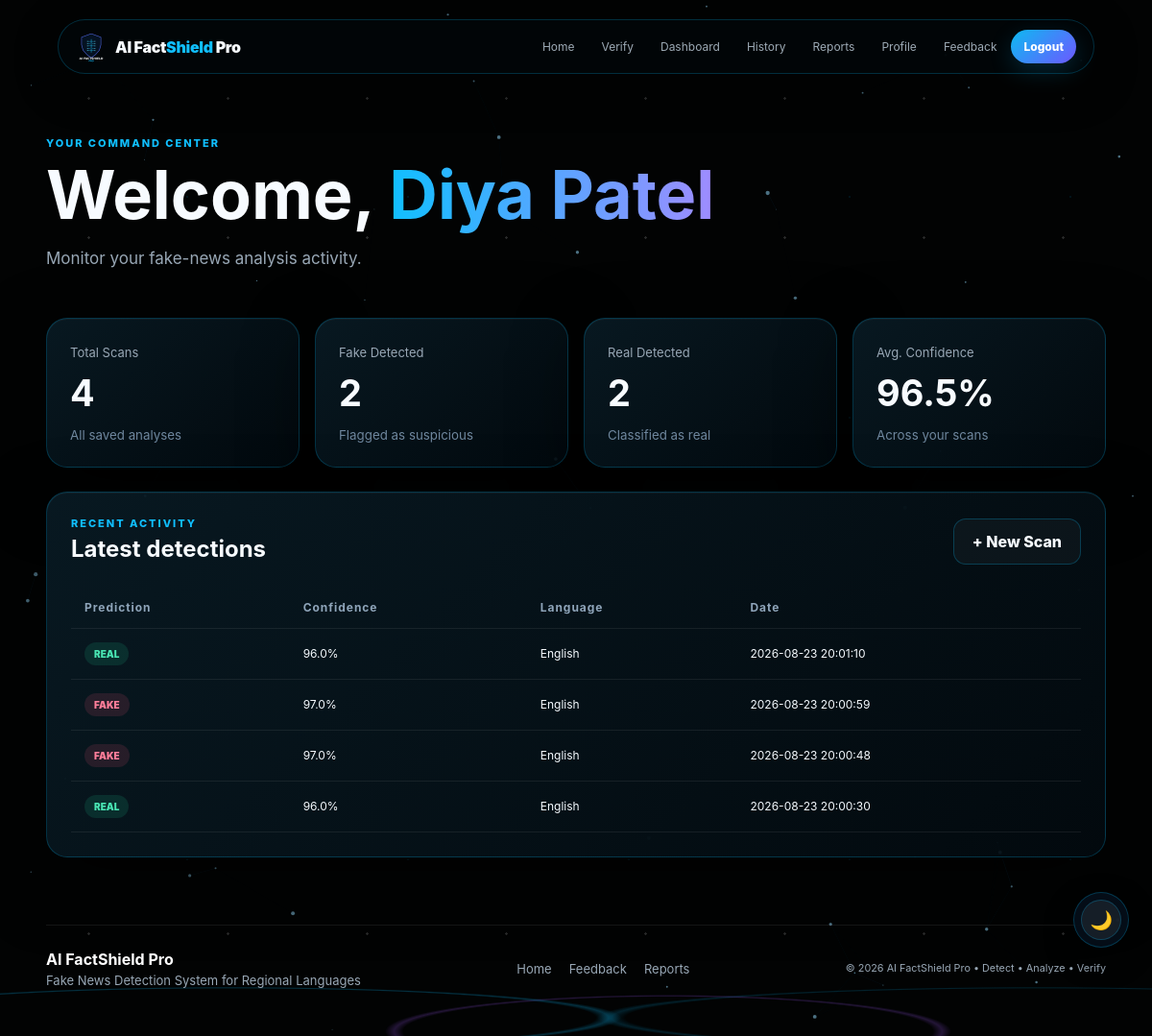
The page /dashboard/ (signed in) on the database its author committed.
### tables this page shows
CREATE TABLE history (
 id INTEGER PRIMARY KEY AUTOINCREMENT,
 user_id INTEGER,
 input_text TEXT NOT NULL,
 prediction TEXT NOT NULL,
 confidence REAL NOT NULL,
 language TEXT,
 keywords TEXT,
 summary TEXT,
 created_at TIMESTAMP DEFAULT CURRENT_TIMESTAMP
);

### routes/dashboard.py (the view)
@dashboard_bp.route("/")
def dashboard():
    user_id = session.get("user_id")
    if not user_id:
        return redirect(url_for("login.login"))
    return render_template("dashboard.html", stats=stats(user_id), recent=get_history(user_id, 6))

### app.py (called while the page is built)
def create_app():
    app = Flask(__name__)
    app.config.from_object(Config)
    init_db()
    app.register_blueprint(home_bp)
    app.register_blueprint(detect_bp)
    app.register_blueprint(dashboard_bp)
    app.register_blueprint(login_bp)
    app.register_blueprint(register_bp)
    app.register_blueprint(profile_bp)
    app.register_blueprint(history_bp)
    app.register_blueprint(report_bp)
    app.register_blueprint(feedback_bp)
    app.register_blueprint(api_bp)
    @app.errorhandler(404)
    def not_found(error):
        return render_template("404.html"), 404
    @app.context_processor
    def inject_globals():
        return {
            "app_name": "AI FactShield Pro",
            "app_tagline": "Detect • Analyze • Verify",
            "current_year": 2026,
        }
    return app

### database/db.py (called while the page is built)
def get_connection():
    conn = sqlite3.connect(Config.DATABASE)
    conn.execute("PRAGMA foreign_keys = ON")
    conn.row_factory = sqlite3.Row
    return conn

### database/history.py (called while the page is built)
def get_history(user_id=None, limit=100):
    conn = get_connection()
    if user_id:
        rows = conn.execute(
            "SELECT * FROM history WHERE user_id=? ORDER BY id DESC LIMIT ?",
            (user_id, limit)
        ).fetchall()
    else:
        rows = conn.execute(
            "SELECT * FROM history ORDER BY id DESC LIMIT ?", (limit,)
        ).fetchall()
    conn.close()
    return rows

def stats(user_id=None):
    conn = get_connection()
    where = "WHERE user_id=?" if user_id else ""
    params = (user_id,) if user_id else ()
    total = conn.execute(f"SELECT COUNT(*) c FROM history {where}", params).fetchone()["c"]
    fake = conn.execute(f"SELECT COUNT(*) c FROM history {where} AND prediction='fake'" if where else
                        "SELECT COUNT(*) c FROM history WHERE prediction='fake'", params).fetchone()["c"]
    real = conn.execute(f"SELECT COUNT(*) c FROM history {where} AND prediction='real'" if where else
                        "SELECT COUNT(*) c FROM history WHERE prediction='real'", params).fetchone()["c"]
    avg = conn.execute(f"SELECT AVG(confidence) c FROM history {where}", params).fetchone()["c"] or 0
    conn.close()
    return {"total": total, "fake": fake, "real": real, "avg_confidence": round(avg, 2)}

### templates/dashboard.html (shortened to what this page needs)
{% extends "base.html" %}
{% block css %}<link rel="stylesheet" href="{{ url_for('static', filename='css/dashboard.css') }}">{% endblock %}
{% block content %}
<section class="section-head"><div class="eyebrow">YOUR COMMAND CENTER</div><h1>Welcome, <span>{{ session.get('user_name','User') }}</span></h1><p>Monitor your fake-news analysis activity.</p></section>
<div class="stats-grid">
  <div class="stat-card glass"><span>Total Scans</span><strong>{{ stats.total }}</strong><small>All saved analyses</small></div>
  <div class="stat-card glass"><span>Fake Detected</span><strong>{{ stats.fake }}</strong><small>Flagged as suspicious</small></div>
  <div class="stat-card glass"><span>Real Detected</span><strong>{{ stats.real }}</strong><small>Classified as real</small></div>
  <div class="stat-card glass"><span>Avg. Confidence</span><strong>{{ stats.avg_confidence }}%</strong><small>Across your scans</small></div>
</div>
<section class="dash-panel glass">
  <div class="panel-head"><div><div class="eyebrow">RECENT ACTIVITY</div><h2>Latest detections</h2></div><a class="btn secondary" href="{{ url_for('detect.detect') }}">+ New Scan</a></div>
  {% if recent %}
  <div class="table-wrap"><table><thead><tr><th>Prediction</th><th>Confidence</th><th>Language</th><th>Date</th></tr></thead><tbody>
  {% for row in recent %}<tr><td><span class="status {{ row.prediction }}">{{ row.prediction|upper }}</span></td><td>{{ row.confidence }}%</td><td>{{ row.language }}</td><td>{{ row.created_at }}</td></tr>{% endfor %}
  </tbody></table></div>
  {% else %}<div class="empty-state">No saved detections yet. Start your first analysis.</div>{% endif %}
</section>
{% endblock %}

### templates/base.html (shortened to what this page needs)
<!doctype html>
<html lang="en">
<head>
  <link rel="stylesheet" href="{{ url_for('static', filename='css/variables.css') }}">
  <link rel="stylesheet" href="{{ url_for('static', filename='css/style.css') }}">
  <link rel="stylesheet" href="{{ url_for('static', filename='css/navbar.css') }}">
  <link rel="stylesheet" href="{{ url_for('static', filename='css/footer.css') }}">
  <link rel="stylesheet" href="{{ url_for('static', filename='css/animations.css') }}">
  <link rel="stylesheet" href="{{ url_for('static', filename='css/responsive.css') }}">
  <link rel="stylesheet" href="{{ url_for('static', filename='css/theme.css') }}">
  {% block css %}{% endblock %}
</head>
<body>
  <canvas id="particleCanvas"></canvas>
  {% include "navbar.html" %}
  <main class="page-shell">
    {% block content %}{% endblock %}
  </main>
  <div class="floating-theme" aria-label="Theme selection">
    <button id="themeToggle" class="theme-toggle" type="button" aria-label="Switch theme" aria-pressed="false">🌙</button>
  </div>
  {% include "footer.html" %}
</body>
</html>

### templates/navbar.html (shortened to what this page needs)
<nav class="navbar glass">
  <a class="brand" href="{{ url_for('home.index') }}">
    <img src="{{ url_for('static', filename='images/shield.png') }}" alt="">
    <span>AI Fact<span>Shield</span> Pro</span>
  </a>
  <div class="nav-links">
    <a href="{{ url_for('home.index') }}">Home</a>
    <a href="{{ url_for('detect.detect') }}">Verify</a>
    {% if session.get('user_id') %}
      <a href="{{ url_for('dashboard.dashboard') }}">Dashboard</a>
      <a href="{{ url_for('history.history') }}">History</a>
      <a href="{{ url_for('report.report') }}">Reports</a>
      <a href="{{ url_for('profile.profile') }}">Profile</a>
      <a href="{{ url_for('feedback.feedback') }}">Feedback</a>
      <a class="nav-cta" href="{{ url_for('login.logout') }}">Logout</a>
    {% else %}
      <a href="{{ url_for('home.about') }}">About</a>
      <a href="{{ url_for('home.contact') }}">Contact</a>
      <a class="nav-cta" href="{{ url_for('login.login') }}">Login</a>
    {% endif %}
  </div>
</nav>

### templates/footer.html
<footer class="footer">
  <div>
    <strong>AI FactShield Pro</strong>
    <span>Fake News Detection System for Regional Languages</span>
  </div>
  <div class="footer-links">
    <a href="{{ url_for('home.index') }}">Home</a>
    <a href="{{ url_for('feedback.feedback') }}">Feedback</a>
    <a href="{{ url_for('report.report') }}">Reports</a>
  </div>
  <small>© {{ current_year }} AI FactShield Pro • Detect • Analyze • Verify</small>
</footer>

### static/css/variables.css (style rules this page uses)
:root { --bg:#020303; --bg2:#07151d; --panel:rgba(7,20,29,.76); --line:rgba(0,190,255,.24); --text:#f7fbff; --muted:#98a7b5; --cyan:#10bfff; --blue:#327cff; --violet:#a45cff; --danger:#ff5d7d; --safe:#2ce6a8; --shadow:0 26px 80px rgba(0,0,0,.58); --radius:22px; }

### static/css/style.css (style rules this page uses)
* { box-sizing:border-box }
html { scroll-behavior:smooth }
body { margin:0;color:var(--text);font-family:Inter,Segoe UI,Arial,sans-serif;background:radial-gradient(circle at 15% 15%,rgba(0,174,255,.16),transparent 34%),radial-gradient(circle at 85% 25%,rgba(76,110,255,.18),transparent 38%),linear-gradient(135deg,#020811,#061b30 55%,#07102d);min-height:100vh;overflow-x:hidden }
body:before { content:"";position:fixed;inset:0;background-image:linear-gradient(rgba(255,255,255,.025) 1px,transparent 1px),linear-gradient(90deg,rgba(255,255,255,.025) 1px,transparent 1px);background-size:60px 60px;pointer-events:none;opacity:.35 }
a { color:inherit;text-decoration:none }
.page-shell { width:min(1240px,92%);margin:0 auto;min-height:calc(100vh - 160px);position:relative;z-index:2 }
.glass { background:linear-gradient(135deg,rgba(21,58,88,.72),rgba(6,24,43,.68));border:1px solid var(--line);box-shadow:var(--shadow),inset 0 1px 0 rgba(255,255,255,.07);backdrop-filter:blur(18px);-webkit-backdrop-filter:blur(18px);border-radius:var(--radius) }
.eyebrow { font-size:11px;letter-spacing:.18em;color:var(--cyan);font-weight:800 }
.section-head { padding:65px 0 30px }
.section-head h1 { font-size:clamp(38px,6vw,70px);line-height:1;margin:12px 0 }
.section-head h1 span { background:linear-gradient(90deg,var(--cyan),#9f8cff);-webkit-background-clip:text;color:transparent }
.section-head p { color:var(--muted);font-size:17px;line-height:1.7;max-width:760px }
.btn { border-radius:13px;padding:13px 19px;font-weight:800;border:1px solid var(--line);display:inline-flex;gap:9px;align-items:center;justify-content:center;transition:.25s;cursor:pointer }
.btn.secondary { background:rgba(255,255,255,.035) }
#particleCanvas { position:fixed;inset:0;width:100%;height:100%;pointer-events:none;z-index:1;opacity:.7 }
.table-wrap { overflow:auto }
.dash-panel { padding:25px;margin-bottom:70px }
.table-wrap table { width:100%;border-collapse:collapse;min-width:680px }
.table-wrap th,.table-wrap td { text-align:left;padding:14px;border-bottom:1px solid rgba(255,255,255,.07);font-size:12px }
.table-wrap th { color:#8fa5ba }
.status { display:inline-block;padding:6px 9px;border-radius:999px;font-size:10px;font-weight:900 }
.status.fake { color:#ff7995;background:rgba(255,85,125,.1) }
.status.real { color:#35e4ad;background:rgba(37,224,165,.1) }
body { background:#020303;position:relative }
body:after { content:"";position:fixed;inset:auto 0 0;height:95px;z-index:0;pointer-events:none;background:radial-gradient(ellipse at 20% 80%,transparent 0 28%,rgba(12,190,255,.32) 29%,transparent 30%),radial-gradient(ellipse at 58% 95%,transparent 0 28%,rgba(164,92,255,.28) 29%,transparent 30%),radial-gradient(ellipse at 90% 80%,transparent 0 28%,rgba(12,190,255,.22) 29%,transparent 30%);opacity:.75 }
body:before { background-image:radial-gradient(circle,rgba(255,255,255,.72) 0 1px,transparent 1.5px),radial-gradient(circle,rgba(0,190,255,.42) 0 1px,transparent 1.5px);background-size:145px 145px,230px 230px;background-position:20px 30px,80px 90px;opacity:.22 }
.page-shell { z-index:2 }
.glass { background:linear-gradient(135deg,rgba(10,31,42,.78),rgba(3,12,18,.76));border-color:rgba(0,190,255,.22);box-shadow:0 24px 70px rgba(0,0,0,.55),inset 0 1px 0 rgba(255,255,255,.045) }

### static/css/footer.css (style rules this page uses)
.footer { width:min(1240px,92%);margin:70px auto 25px;padding:25px 0;border-top:1px solid rgba(255,255,255,.08);display:flex;align-items:center;justify-content:space-between;gap:20px;color:var(--muted);font-size:13px;position:relative;z-index:2 }
.footer strong { color:#fff;display:block;font-size:16px;margin-bottom:4px }
.footer-links { display:flex;gap:18px }
.floating-theme { position:fixed;right:24px;bottom:92px;z-index:9999;display:flex;align-items:center;justify-content:center;padding:7px;border:1px solid var(--line);border-radius:50%;background:rgba(5,16,29,.82);backdrop-filter:blur(14px);box-shadow:0 12px 35px rgba(0,0,0,.22) }
.floating-theme .theme-toggle { width:42px;height:42px;border-radius:50%;border:1px solid var(--line);background:rgba(255,255,255,.07);color:var(--text);cursor:pointer;font-size:19px;display:grid;place-items:center;transition:.2s ease }

### rows shown on the page
history: prediction "REAL", confidence "96.0", language "English", created_at "2026-08-23 20:01:10"
history: prediction "FAKE", confidence "97.0", language "English", created_at "2026-08-23 20:00:59"
history: prediction "FAKE", confidence "97.0", language "English", created_at "2026-08-23 20:00:48"
history: prediction "REAL", confidence "96.0", language "English", created_at "2026-08-23 20:00:30"

### other values the page prints
{{ stats.total }} "4"
{{ stats.fake }} "2"
{{ stats.real }} "2"
{{ stats.avg_confidence }} "96.5"
{{ current_year }} "2026"
